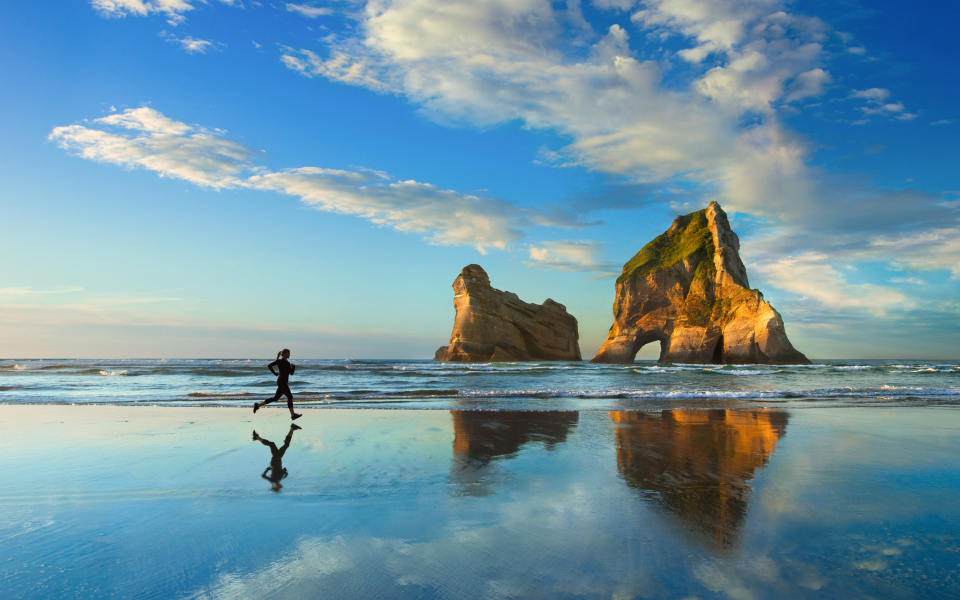
#> input picture img1.jpg, 1920 x 1200 px (shown at 1/2 size)
$ jupyter execute ImageTransformationsWithOpenCV.ipynb
#> lines starting #> are read from the running program, lines starting #| are printed output that depends on the picture
## 1. Colour conversion

[cell 1]
import numpy as np
import cv2 as cv
from matplotlib import pyplot as plt
img = cv.imread('img1.jpg')
#> img is the input picture: shape (1200, 1920, 3); mean B, G, R 164.3, 148, 111.1

# convert img into HSV space
img_hsv = cv.cvtColor(img, cv.COLOR_BGR2HSV)
#> img_hsv: shape (1200, 1920, 3); mean H, S, V 84.1, 100.4, 171.7
cv.imshow('image in HSV space', img_hsv)
cv.waitKey(0)
cv.destroyAllWindows()

[cell 2]
# convert img into HSV space
img_gray = cv.cvtColor(img,cv.COLOR_BGR2GRAY)
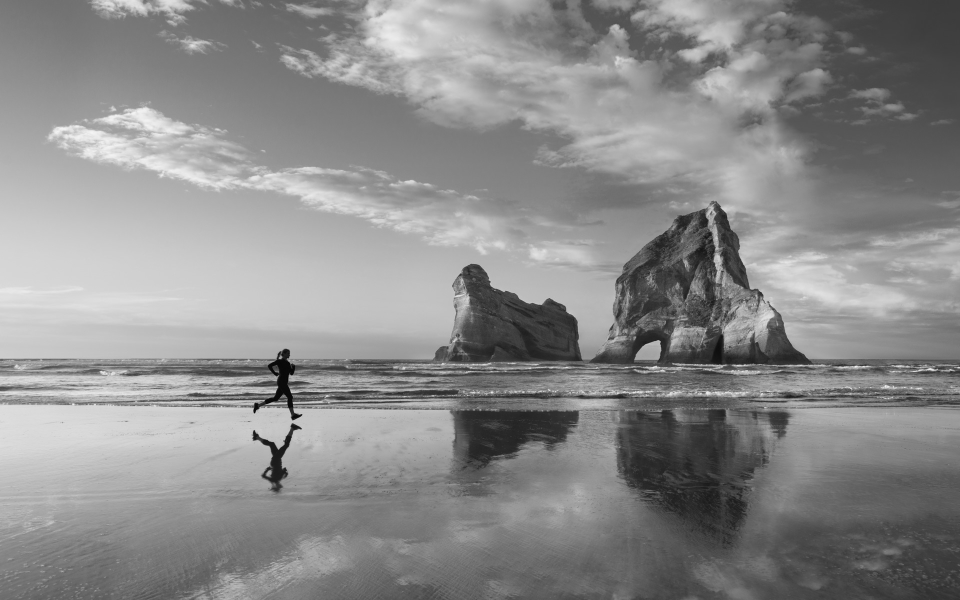
#> img_gray: shape (1200, 1920) (shown at 1/2 size); min 0, max 247, mean 138.8
cv.imshow('image in gray', img_gray)
cv.waitKey(0)
cv.destroyAllWindows()

## 2. Geometric transormation
### 2.1. Scaling

[cell 3]
height, width = img.shape[:2]
#> height = 1200; width = 1920
h_scale = 0.5
v_scale = 0.4
new_heigth = (int) (height*v_scale)
#> new_heigth = 480
new_width = (int) (width*h_scale)
#> new_width = 960
img_resize = cv.resize(img, (new_width, new_heigth), interpolation = cv.INTER_LINEAR)
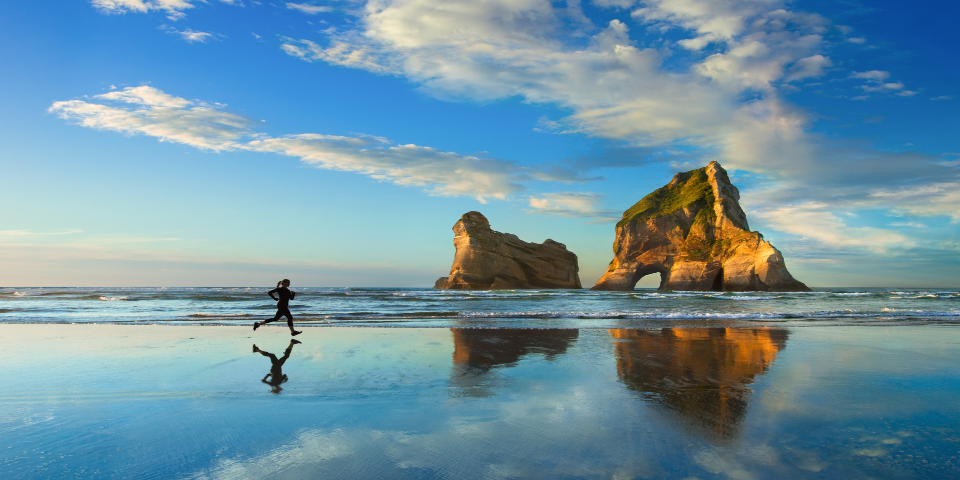
#> img_resize: shape (480, 960, 3); mean B, G, R 164.3, 147.9, 111.1

cv.imshow('resize', img_resize)
cv.waitKey(0)
cv.destroyAllWindows()

### 2.2. Translation

[cell 4]
t_x = 100
t_y = 200
M = np.float32([[1,0,t_x],[0,1,t_y]])
height, width = img.shape[:2]
img_translation = cv.warpAffine(img, M, (width, height))
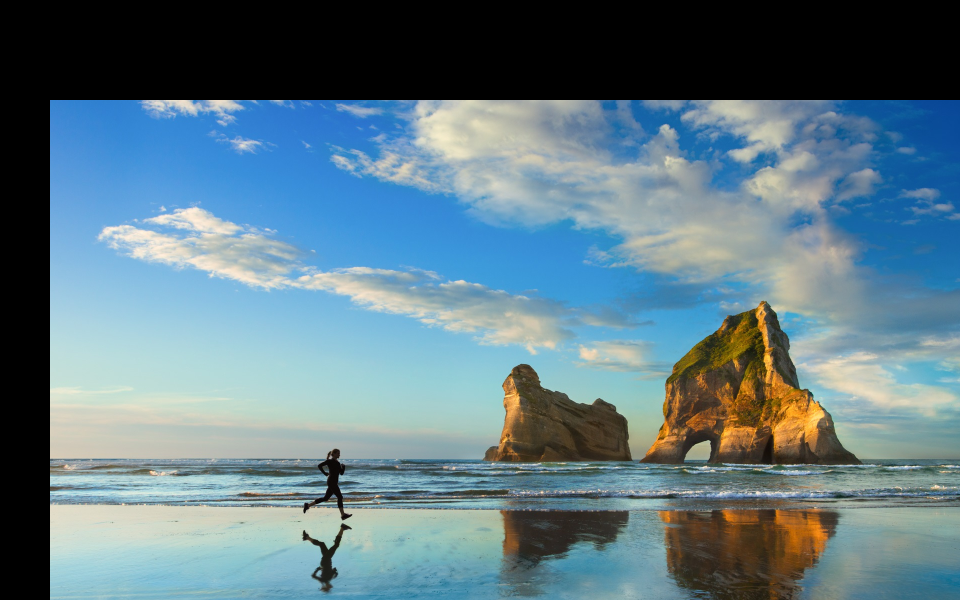
#> img_translation: shape (1200, 1920, 3) (shown at 1/2 size); mean B, G, R 133.5, 122.3, 95.9
cv.imshow('translation', img_translation)
cv.waitKey(0)
cv.destroyAllWindows()

### 2.3. Rotation

[cell 5]
theta = 45
c_x = (width - 1) / 2.0
#> c_x = 959.5
c_y = (height - 1) /2.0
#> c_y = 599.5
c = (c_x, c_y)
#> c = (959.5, 599.5)
s = 1
M = cv.getRotationMatrix2D(c, theta, s)
height, width = img.shape[:2]
img_rotation = cv.warpAffine(img, M, (width, height))
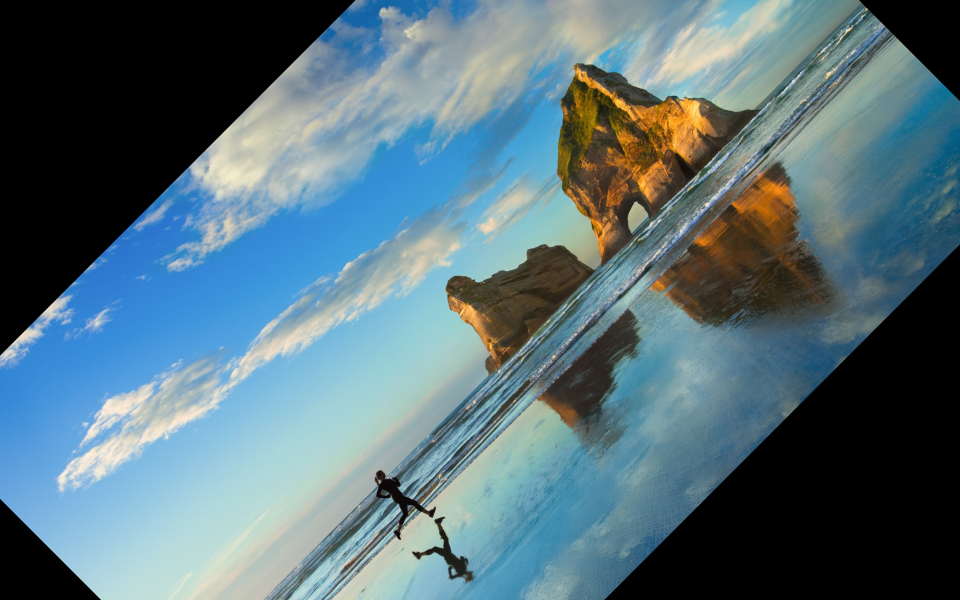
#> img_rotation: shape (1200, 1920, 3) (shown at 1/2 size); mean B, G, R 123, 113.5, 88.2
cv.imshow('rotation', img_rotation)
cv.waitKey(0)
cv.destroyAllWindows()

### 2.4 Affine

[cell 6]
m00 = 0.38
m01 = 0.27
m02 = -47.18
m10 = -0.14
m11 = 0.75
m12 = 564.32
M = np.float32([[m00, m01, m02], [m10, m11, m12]])
height, width = img.shape[:2]
img_affine = cv.warpAffine(img, M, (width, height))
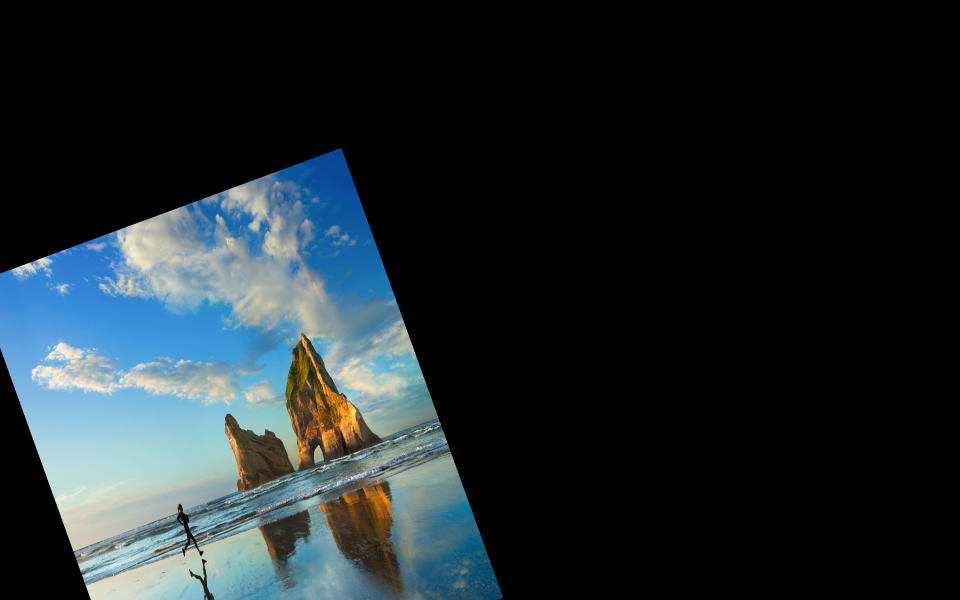
#> img_affine: shape (1200, 1920, 3) (shown at 1/2 size); mean B, G, R 45, 40.9, 31.5
cv.imshow('affine', img_affine)
cv.waitKey(0)
cv.destroyAllWindows()

$ run again, with img2.jpg copied over img1.jpg
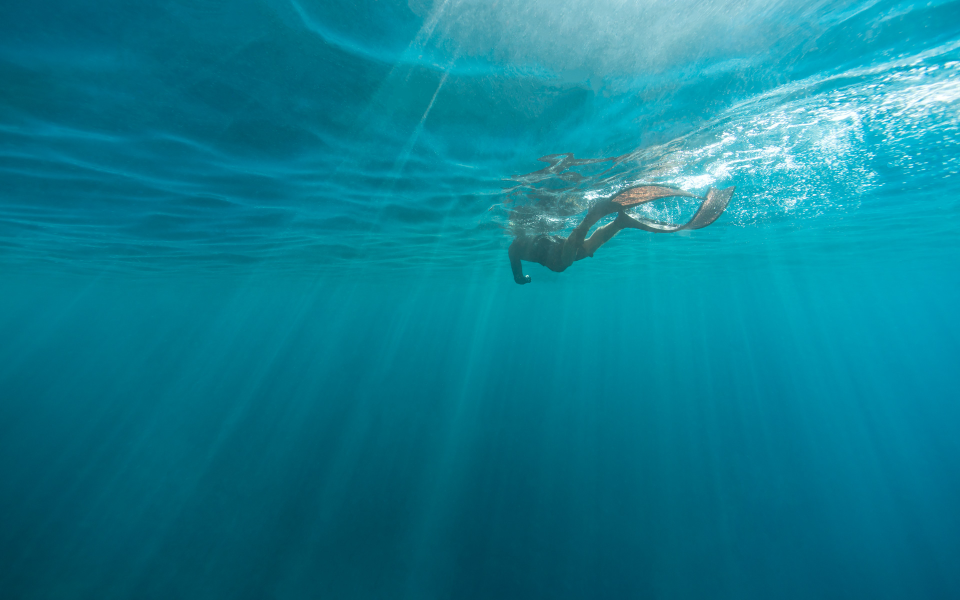
#> input picture img2.jpg, 1920 x 1200 px (shown at 1/2 size)
#> img is the input picture: shape (1200, 1920, 3); mean B, G, R 145.5, 125.3, 13.4
#> img_hsv: shape (1200, 1920, 3); mean H, S, V 94.6, 237.5, 145.5
#> `img_rotation = cv.warpAffine(img, M, (width, height))`:
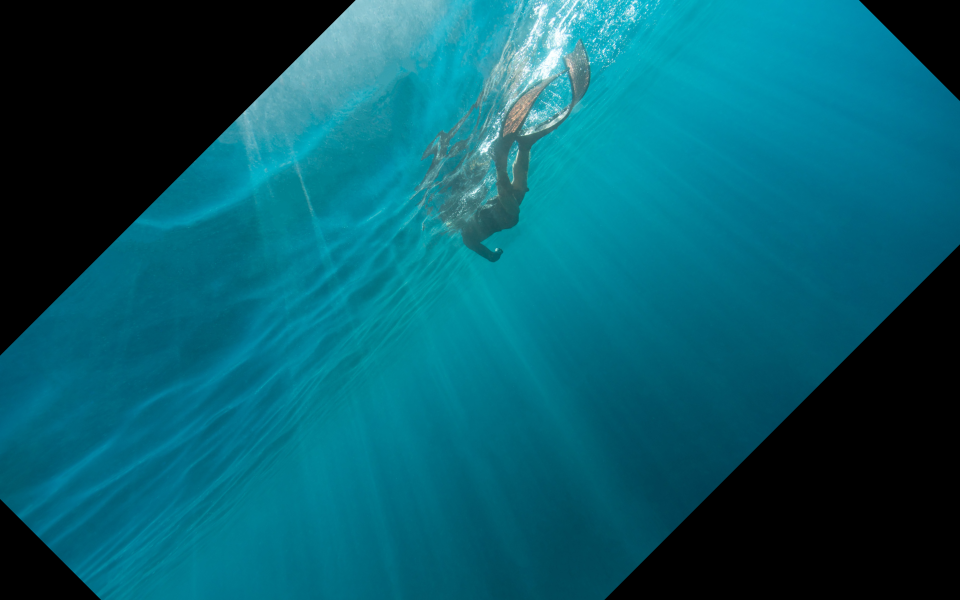
#> img_rotation: shape (1200, 1920, 3) (shown at 1/2 size); mean B, G, R 109, 93.5, 6.7
#> `img_affine = cv.warpAffine(img, M, (width, height))`:
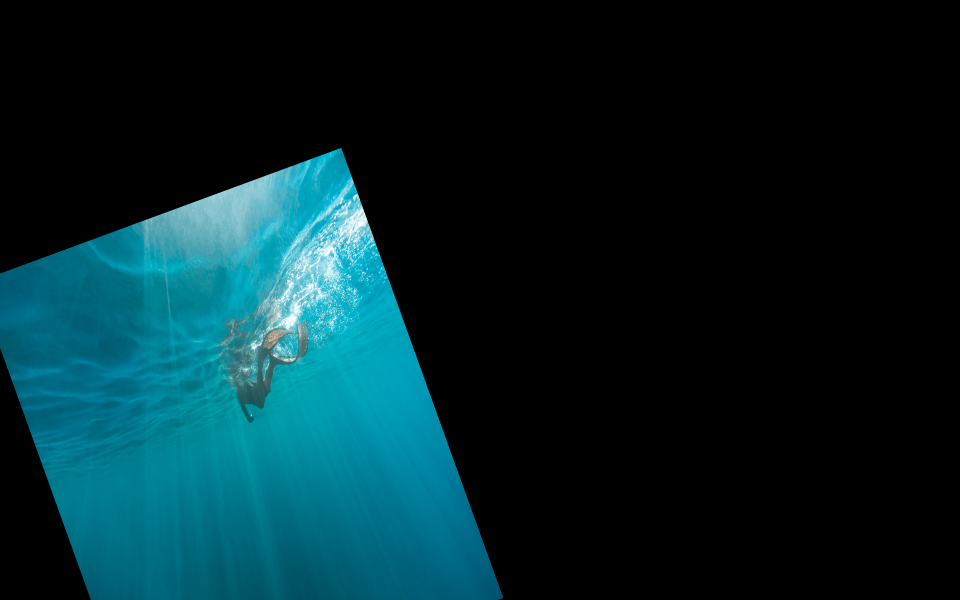
#> img_affine: shape (1200, 1920, 3) (shown at 1/2 size); mean B, G, R 42.2, 36.5, 4.3

$ run again, with img3.jpg copied over img1.jpg
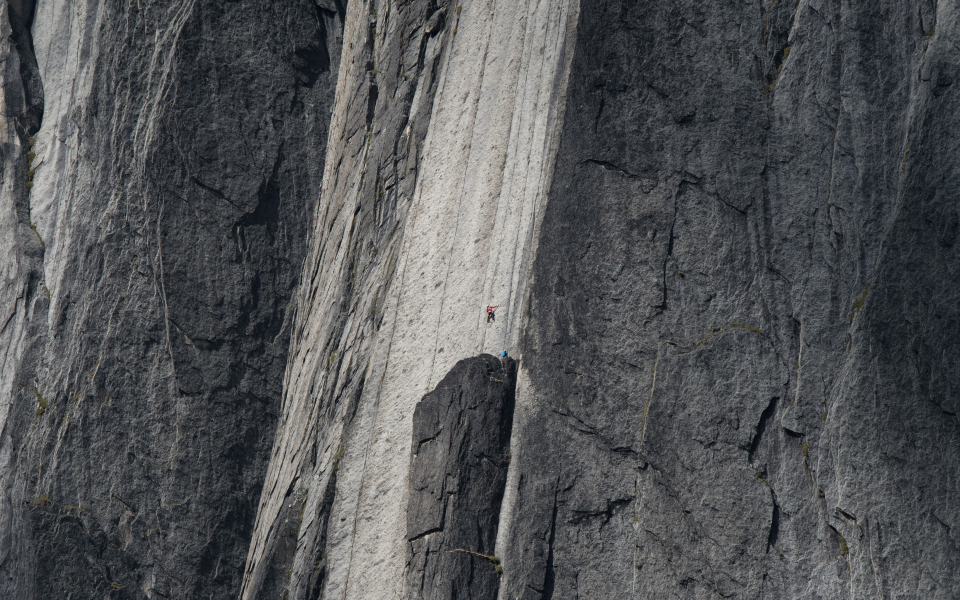
#> input picture img3.jpg, 1920 x 1200 px (shown at 1/2 size)
#> img is the input picture: shape (1200, 1920, 3); mean B, G, R 85.4, 83.4, 81.9
#> img_hsv: shape (1200, 1920, 3); mean H, S, V 87.6, 27.8, 87.2
#> `img_rotation = cv.warpAffine(img, M, (width, height))`:
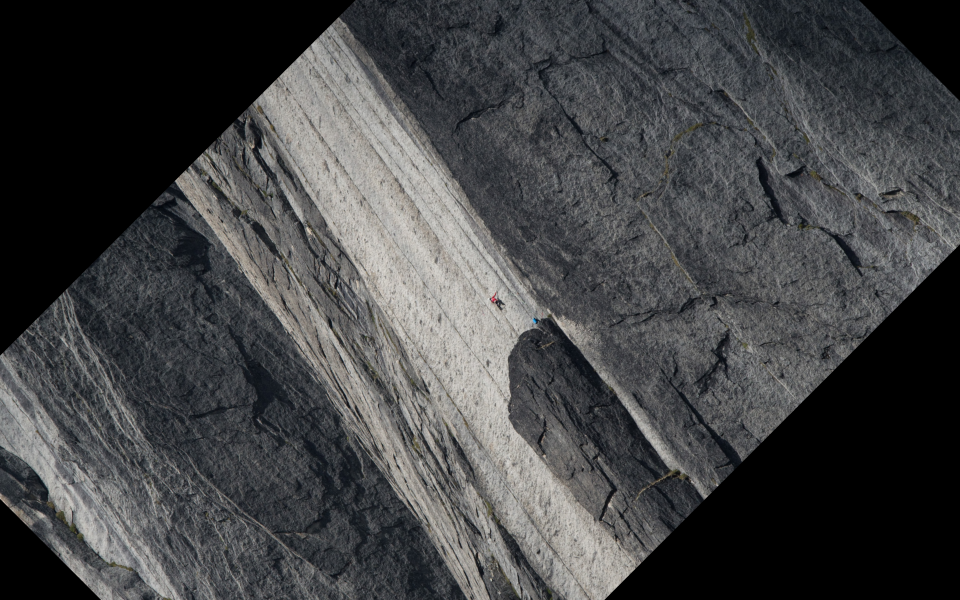
#> img_rotation: shape (1200, 1920, 3) (shown at 1/2 size); mean B, G, R 68.8, 67.7, 66.9
#> `img_affine = cv.warpAffine(img, M, (width, height))`:
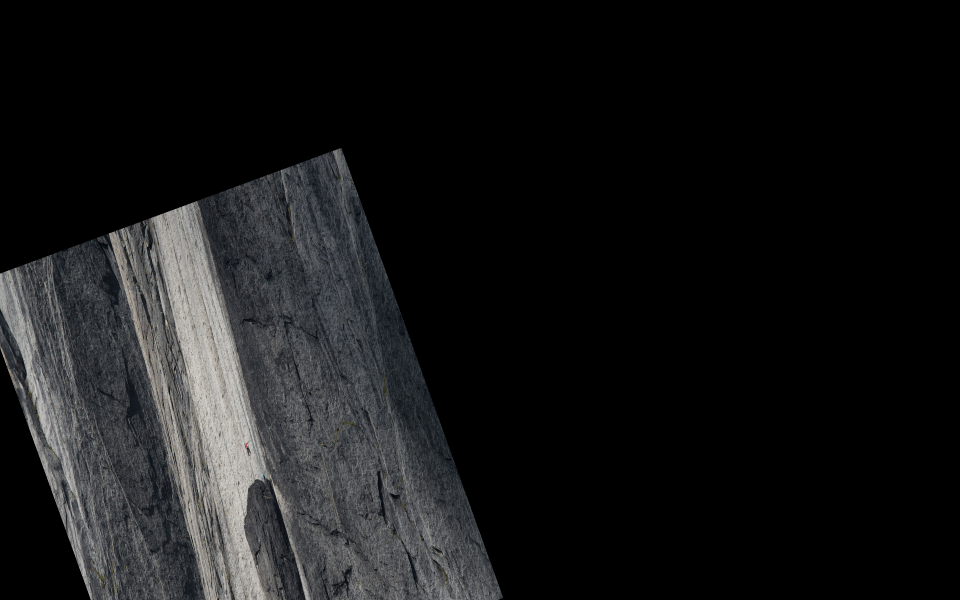
#> img_affine: shape (1200, 1920, 3) (shown at 1/2 size); mean B, G, R 23.6, 23.1, 22.6
